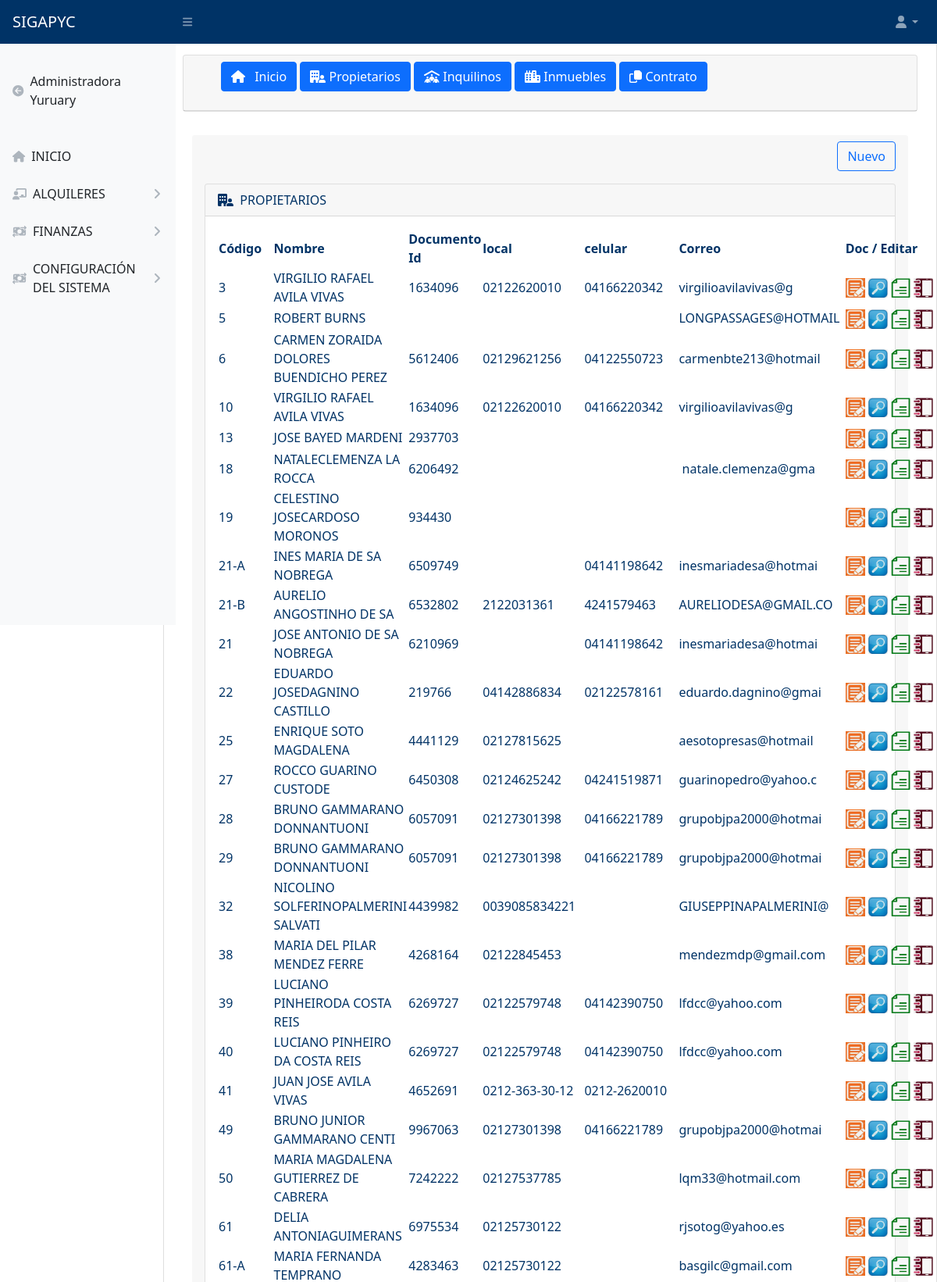
/index.php?url=propietarios (upper part), run on the app's committed database.
### tables this page shows
CREATE TABLE `propietario` (
  `id_prop` varchar(10) NOT NULL COMMENT 'id propietario',
  `cod_prop` varchar(75) NOT NULL,
  `nom_prop` varchar(50) NOT NULL COMMENT 'nombre',
  `ape_prop` varchar(50) NOT NULL COMMENT 'apellido',
  `nac_prop` varchar(20) NOT NULL COMMENT 'nacionalidad propietario',
  `ci_prop` varchar(50) NOT NULL COMMENT 'cedula',
  `rif_prop` varchar(50) NOT NULL COMMENT 'rif propietario',
  `pre_prop` varchar(20) NOT NULL COMMENT 'Presentacion propietario',
  `loc_prop` varchar(20) NOT NULL COMMENT 'tel local propietario',
  `cel_prop` varchar(20) NOT NULL COMMENT 'tel celular propietario',
  `cor_prop` varchar(20) NOT NULL COMMENT 'correo propietario',
  `est_prop` varchar(20) NOT NULL COMMENT 'estado propietario',
  `mun_prop` varchar(30) NOT NULL COMMENT 'municipio propietario',
  `par_prop` varchar(30) NOT NULL COMMENT 'parroquia propietario',
  `dir_prop` varchar(100) NOT NULL COMMENT 'direccion propietario',
  `ofi_prop` varchar(50) NOT NULL COMMENT 'direccion de oficina',
  `tip_prop` varchar(20) NOT NULL COMMENT 'tipo de propietario',
  `rep_prop` varchar(75) NOT NULL
);

### controladores/plantilla.controlador.php (called while the page is built)
<?php
class controladorPlantilla{
public function ctrtraeplantilla(){
include "vistas/plantilla.php";
}
}

### index.php (called while the page is built)
<?php
require_once "controladores/plantilla.controlador.php";
require_once "controladores/formularios.comtrolado.php";
require_once "modelos/formulario.modelo.php";
$plantilla = new controladorPlantilla();
$plantilla -> ctrtraeplantilla();

### controladores/formularios.comtrolado.php (called while the page is built, shortened)
<?php
class ControladorFormulario{
    static public function ctrselccionarlistaPropietarios(){
        $tabla = "propietario";
        $respuestas =  modeloFormularios::mdlselccionarPropietraios($tabla,null,null);
        return $respuestas;
    }
}

### modelos/conexcion.php (called while the page is built)
<?php
class conexcion{
 static public function conectar(){
     $limk = new PDO("mysql:host=localhost;dbname=yomulite_alquileres","root","");
     $limk -> exec("set names utf8");
     return $limk;
 }
}

### modelos/formulario.modelo.php (called while the page is built, shortened)
<?php
require_once "conexcion.php";
class modeloFormularios{
  static public function mdlselccionarPropietraios($tabla,$iten,$valor){
    If($iten == null && $valor == null){
      $stmt = conexcion::conectar()->prepare("SELECT * FROM $tabla");
      $stmt->execute();
      return $stmt -> fetchAll();
    }else{
      $stmt = conexcion::conectar()->prepare("SELECT * FROM $tabla WHERE $iten = :$iten");
      $stmt ->bindParam(":".$iten, $valor, PDO::PARAM_STR);
      $stmt->execute();
      return $stmt -> fetch();
    }
}
}

### vistas/paginas/propietarios.php (the view, shortened to what this page needs)
<?php include("menuNavegacion.php"); ?>
<div class="container">
    <div class="card-header">
        <div style="text-align: right;">
        <ol>
                <a class="btn btn-outline-primary" href="index.php?url=ingresar_propietarios" role="button">Nuevo</a>
            </ol>
        </div>
        <?php
            $usuario = ControladorFormulario::ctrselccionarlistaPropietarios();
            ?>
        <div class="card mb-4">
            <div class="card-header">
            <i class="fa-solid fa-building-user"></i>&nbsp;
                PROPIETARIOS
            </div>
            <div class="card-body">
                <table id="datatablesSimple">
                    <thead>
                        <tr>
                            <th width="10%">Código</th>
                            <th width="10%">Nombre</th>
                            <th width="10%">Documento Id</th>
                            <th width="10%">local </th>
                            <th width="10%">celular </th>
                            <th width="10%">Correo</th>
                             <th width="10%">Doc / Editar</th>
                       </tr>
                    </thead>
                    <tbody>
                            <?php foreach ($usuario as $key => $value): ?>
                            <tr>
                                    <td><?php echo (trim($value['cod_prop']));?></td>
                                    <td><?php echo $value["nom_prop"]; ?><?php echo $value["ape_prop"]; ?></td>
                                    <td><?php echo $value["ci_prop"];?></td>
                                    <td><?php echo $value["loc_prop"];?></td>
                                    <td><?php echo $value["cel_prop"];?></td>
                                    <td><?php echo $value["cor_prop"];?></td>
                                    <td>
                                        <div class="btn-group">
                                        <a href='#' ><img src='img/editar.png'  width=25 height=25 ></a> &nbsp;
                                        <a href='#' target='_blank'><img src='img/ver.png' width=25 height=25  alt='Ver'></a> &nbsp;
                                        <a href='#' target='_blank'><img src='img/mandato.png' width=25 height=25  alt='Mandato'></a> &nbsp;
                                        <a href='#'><img src='img/bitacora.png' width=25 height=25  alt='Bitacora'> </a> &nbsp;
                                        </div>
                                    </td>
                                </tr>
                            <?php endforeach ?>
                    </tbody>
                </table>
            </div>
        </div>
    </div>
</div>

### vistas/plantilla.php (shortened to what this page needs)
<!DOCTYPE html>
<html lang="es">
<head>
    <link href="https://cdn.jsdelivr.net/npm/simple-datatables@latest/dist/style.css" rel="stylesheet" />
    <link href="css/styles.css" rel="stylesheet" />
</head>
<body class="sb-nav-fixed">
        <?php
            include "paginas/top.php";
        ?>
    <div id="layoutSidenav">
        <div id="layoutSidenav_nav">
            <?php
                include "paginas/menulateral.php";
            ?>
        </div>
        <div id="layoutSidenav_content">
                <div class="card mb-4">
                    <div class="container-fluid px-4">
                        <?php
                            if(isset($_GET["url"])){
                                if($_GET["url"] == "registro" ||
                                $_GET["url"] == "menuprincipal" ||
                                $_GET["url"] == "propietarios" ||
                                $_GET["url"] == "alquileres" ||
                                $_GET["url"] == "ingresar_propietarios" ){
                                    include "paginas/".$_GET["url"].".php";
                                }else{
                                    include "paginas/error404.php";
                                }
                            }else{
                            include "paginas/inicio.php";
                            }
                        ?>
                    </div>
                </div>
        </div>
</body>
</html>

### vistas/paginas/top.php (shortened to what this page needs)
<nav class="sb-topnav navbar navbar-expand navbar-dark bg-dark">
        <a class="navbar-brand ps-3" href="principal.php">SIGAPYC</a>
        <button class="btn btn-link btn-sm order-1 order-lg-0 me-4 me-lg-0" id="sidebarToggle" href="#!"><i class="fas fa-bars"></i></button>
        <ul class="navbar-nav ms-auto me-0 me-md-3 my-2 my-md-0">
            <li class="nav-item dropdown">
                <a class="nav-link dropdown-toggle" id="navbarDropdown" href="#" role="button" data-bs-toggle="dropdown" aria-expanded="false"><i class="fas fa-user fa-fw"></i></a>
            </li>
        </ul>
    </nav>

### vistas/paginas/menulateral.php (shortened to what this page needs)
<nav class="sb-sidenav accordion sb-sidenav-light" id="sidenavAccordion">
    <div class="sb-sidenav-menu">
    <div class="nav"><br>
            <a class="nav-link" href="principal.php">
                <div class="sb-nav-link-icon"><i class="fa-solid fa-circle-arrow-left"></i></div>
                Administradora Yuruary
            </a><br>
            <a class="nav-link" href="index.php?url=menuprincipal">
                <div class="sb-nav-link-icon"><i class="fa-solid fa-home"></i></div>
                INICIO
            </a>
            <a class="nav-link collapsed" href="#" data-bs-toggle="collapse" data-bs-target="#collapsealquileres" aria-expanded="false" aria-controls="collapsealquileres">
                <div class="sb-nav-link-icon"><i class="fa-solid fa-chalkboard-user"></i></div>
                ALQUILERES
                <div class="sb-sidenav-collapse-arrow"><i class="fas fa-angle-down"></i></div>
            </a>
            <a class="nav-link collapsed" href="#" data-bs-toggle="collapse" data-bs-target="#collapsefinanzas" aria-expanded="false" aria-controls="collapsefinanzas">
                <div class="sb-nav-link-icon"><i class="fa-solid fa-money-bill-transfer"></i></div>
                FINANZAS
                <div class="sb-sidenav-collapse-arrow"><i class="fas fa-angle-down"></i></div>
            </a>
            <a class="nav-link collapsed"  href="#" data-bs-toggle="collapse" data-bs-target="#collapsesistema" aria-expanded="false" aria-controls="collapsesistema">
                <div class="sb-nav-link-icon"><i class="fa-solid fa-money-bill-transfer"></i></div>
                        CONFIGURACIÓN DEL SISTEMA
                <div class="sb-sidenav-collapse-arrow"><i class="fas fa-angle-down"></i></div>
            </a>
        </div>
    </div>
</nav>

### vistas/paginas/menuNavegacion.php
<div class="card">
        <div class="card-header">
            <ol>
                <a type="button" class="btn btn-primary" href="index.php?url=alquileres"> <i class="fas fa-home me-2"></i> Inicio</a>
                <a type="button" class="btn btn-primary" href="index.php?url=propietarios"> <i class="fa-solid fa-building-user"></i> Propietarios</a>
                <a type="button" class="btn btn-primary" href="inquilinos.php"> <i class="fa-solid fa-people-roof"></i> Inquilinos</a>
                <a type="button" class="btn btn-primary" href="inmuebles.php"> <i class="fa-solid fa-city"></i> Inmuebles</a>
                <a type="button" class="btn btn-primary" type="button" class="btn btn-primary"  href="documentos.php"> <i class="fa-regular fa-copy"></i> Contrato</a>
            </ol>
        </div>
    </div>

### data on the page
propietario: cod_prop "3", nom_prop "VIRGILIO RAFAEL", ape_prop "AVILA VIVAS", ci_prop "1634096", loc_prop "02122620010", cel_prop "04166220342", cor_prop "virgilioavilavivas@g"
propietario: cod_prop "5", nom_prop "ROBERT", ape_prop "BURNS", cor_prop "LONGPASSAGES@HOTMAIL"
propietario: cod_prop "6", nom_prop "CARMEN ZORAIDA DOLORES", ape_prop "BUENDICHO PEREZ", ci_prop "5612406", loc_prop "02129621256", cel_prop "04122550723", cor_prop "carmenbte213@hotmail"
propietario: cod_prop "10", nom_prop "VIRGILIO RAFAEL", ape_prop "AVILA VIVAS", ci_prop "1634096", loc_prop "02122620010", cel_prop "04166220342", cor_prop "virgilioavilavivas@g"
propietario: cod_prop "13", nom_prop "JOSE", ape_prop "BAYED MARDENI", ci_prop "2937703"
propietario: cod_prop "18", nom_prop "NATALE", ape_prop "CLEMENZA LA ROCCA", ci_prop "6206492", cor_prop "natale.clemenza@gma"
propietario: cod_prop "19", nom_prop "CELESTINO JOSE", ape_prop "CARDOSO MORONOS", ci_prop "934430"
propietario: cod_prop "21-A", nom_prop "INES MARIA", ape_prop "DE SA NOBREGA", ci_prop "6509749", cel_prop "04141198642", cor_prop "inesmariadesa@hotmai"
propietario: cod_prop "21-B", nom_prop "AURELIO", ape_prop "ANGOSTINHO DE SA", ci_prop "6532802", loc_prop "2122031361", cel_prop "4241579463", cor_prop "AURELIODESA@GMAIL.CO"
propietario: cod_prop "21", nom_prop "JOSE ANTONIO", ape_prop "DE SA NOBREGA", ci_prop "6210969", cel_prop "04141198642", cor_prop "inesmariadesa@hotmai"
propietario: cod_prop "22", nom_prop "EDUARDO JOSE", ape_prop "DAGNINO CASTILLO", ci_prop "219766", loc_prop "04142886834", cel_prop "02122578161", cor_prop "eduardo.dagnino@gmai"
propietario: cod_prop "25", nom_prop "ENRIQUE", ape_prop "SOTO MAGDALENA", ci_prop "4441129", loc_prop "02127815625", cor_prop "aesotopresas@hotmail"
propietario: cod_prop "27", nom_prop "ROCCO", ape_prop "GUARINO CUSTODE", ci_prop "6450308", loc_prop "02124625242", cel_prop "04241519871", cor_prop "guarinopedro@yahoo.c"
propietario: cod_prop "28", nom_prop "BRUNO", ape_prop "GAMMARANO DONNANTUONI", ci_prop "6057091", loc_prop "02127301398", cel_prop "04166221789", cor_prop "grupobjpa2000@hotmai"
propietario: cod_prop "29", nom_prop "BRUNO", ape_prop "GAMMARANO DONNANTUONI", ci_prop "6057091", loc_prop "02127301398", cel_prop "04166221789", cor_prop "grupobjpa2000@hotmai"
propietario: cod_prop "32", nom_prop "NICOLINO SOLFERINO", ape_prop "PALMERINI SALVATI", ci_prop "4439982", loc_prop "0039085834221", cor_prop "GIUSEPPINAPALMERINI@"
propietario: cod_prop "38", nom_prop "MARIA DEL PILAR", ape_prop "MENDEZ FERRE", ci_prop "4268164", loc_prop "02122845453", cor_prop "mendezmdp@gmail.com"
propietario: cod_prop "39", nom_prop "LUCIANO PINHEIRO", ape_prop "DA COSTA REIS", ci_prop "6269727", loc_prop "02122579748", cel_prop "04142390750", cor_prop "lfdcc@yahoo.com"
propietario: cod_prop "40", nom_prop "LUCIANO PINHEIRO", ape_prop "DA COSTA REIS", ci_prop "6269727", loc_prop "02122579748", cel_prop "04142390750", cor_prop "lfdcc@yahoo.com"
propietario: cod_prop "41", nom_prop "JUAN JOSE", ape_prop "AVILA VIVAS", ci_prop "4652691", loc_prop "0212-363-30-12", cel_prop "0212-2620010"
propietario: cod_prop "49", nom_prop "BRUNO JUNIOR", ape_prop "GAMMARANO CENTI", ci_prop "9967063", loc_prop "02127301398", cel_prop "04166221789", cor_prop "grupobjpa2000@hotmai"
propietario: cod_prop "50", nom_prop "MARIA MAGDALENA", ape_prop "GUTIERREZ DE CABRERA", ci_prop "7242222", loc_prop "02127537785", cor_prop "lqm33@hotmail.com"
propietario: cod_prop "61", nom_prop "DELIA ANTONIA", ape_prop "GUIMERANS", ci_prop "6975534", loc_prop "02125730122", cor_prop "rjsotog@yahoo.es"
propietario: cod_prop "61-A", nom_prop "MARIA FERNANDA", ape_prop "TEMPRANO", ci_prop "4283463", loc_prop "02125730122", cor_prop "basgilc@gmail.com"
